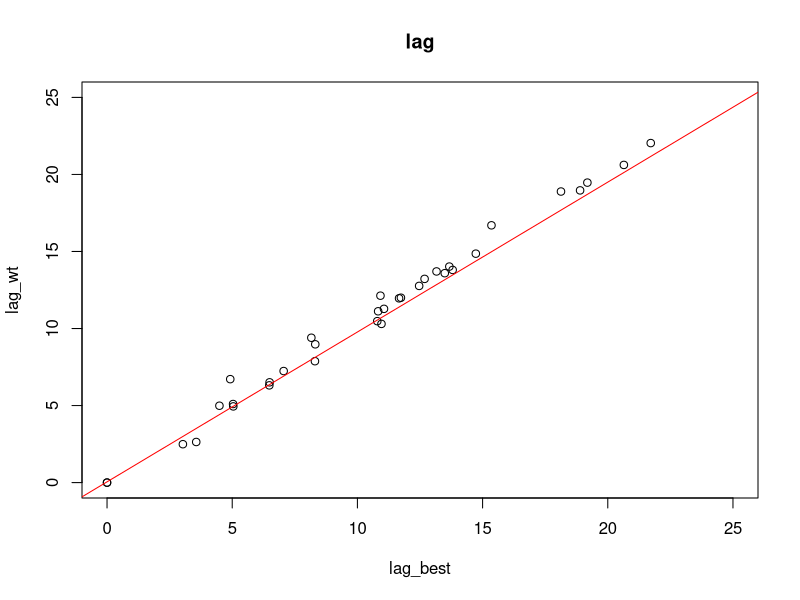
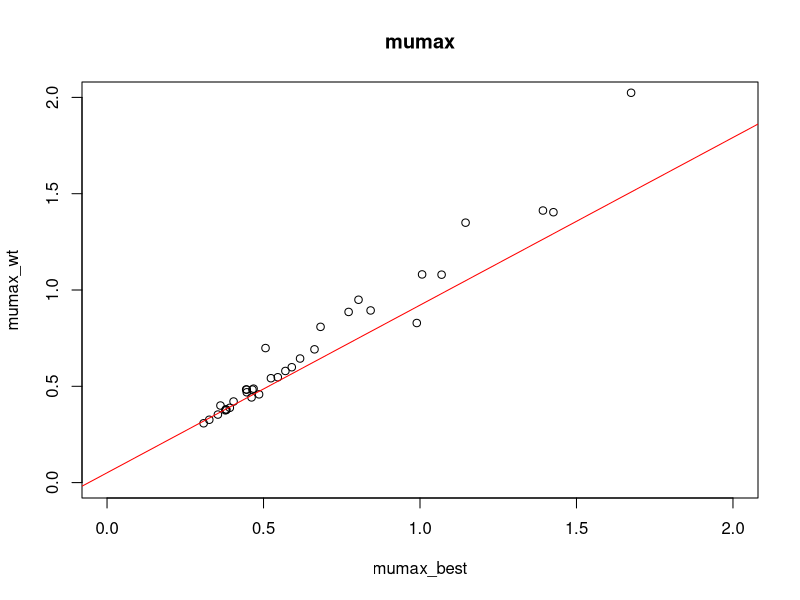
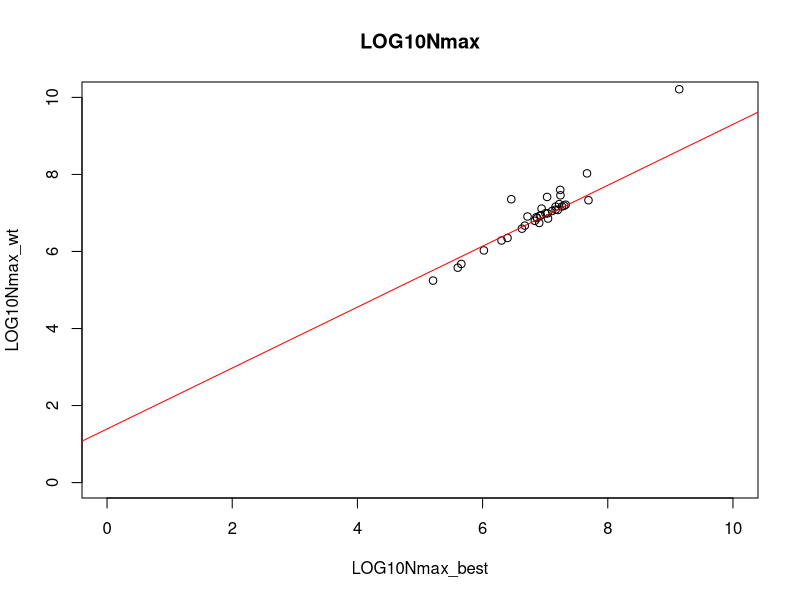

R code for these plots, in order:
# Note: Weighted_Average vs Best_Model.csv was manually created by combining the results from Result1.csv, RMSE.csv and Weighted_Growth.csv in Excel
# The best model was selected by the smallest RMSE

# Import dataset
dat_wt<-read.csv("Weighted_Average vs Best_Model.csv")

# Association test: lag_wt vs lag_best
plot(dat_wt$lag_wt,dat_wt$lag_best,
     xlim = c(0,25),
     ylim = c(0,25),
     xlab="lag_best",
     ylab="lag_wt",
     main="lag")
reg<-lm(dat_wt$lag_wt ~ dat_wt$lag_best)
abline(reg,col="red")
m1=lm(dat_wt$lag_wt ~ dat_wt$lag_best)
slope_lag=coef(m1)[2]
cor_lag=cor(dat_wt$lag_wt,dat_wt$lag_best)

# Association test: mumax_wt vs mumax_best
plot(dat_wt$mumax_wt,dat_wt$mumax_best,
     xlim = c(0,2),
     ylim = c(0,2),
     xlab="mumax_best",
     ylab="mumax_wt",
     main="mumax")
reg<-lm(dat_wt$mumax_wt ~ dat_wt$mumax_best)
abline(reg,col="red")
m2=lm(dat_wt$mumax_wt ~ dat_wt$mumax_best)
slope_mumax=coef(m2)[2]
cor_mumax=cor(dat_wt$lag_wt,dat_wt$lag_best)

# Association test: LOG10Nmax_wt vs LOG10Nmax_best
plot(dat_wt$LOG10Nmax_wt,dat_wt$LOG10Nmax_best,
     xlim = c(0,10),
     ylim = c(0,10),
     xlab="LOG10Nmax_best",
     ylab="LOG10Nmax_wt",
     main="LOG10Nmax")
reg<-lm(dat_wt$LOG10Nmax_wt ~ dat_wt$LOG10Nmax_best)
abline(reg,col="red")
m3=lm(dat_wt$LOG10Nmax_wt ~ dat_wt$LOG10Nmax_best)
slope_LOG10Nmax=coef(m3)[2]
cor_LOG10Nmax=cor(dat_wt$LOG10Nmax_wt,dat_wt$LOG10Nmax_best)

correlation_coeff=cbind(c(cor_lag,cor_mumax,cor_LOG10Nmax))
slope=cbind(c(slope_lag,slope_mumax,slope_LOG10Nmax))
rownames(correlation_coeff)<-c("lag","mumax","LOG10Nmax")
colnames(correlation_coeff)<-c("cor")
rownames(slope)<-c("lag","mumax","LOG10Nmax")
colnames(slope)<-c("slope")
asso_test=cbind(correlation_coeff,slope)
write.csv(asso_test,"correlation_coeff.csv")


